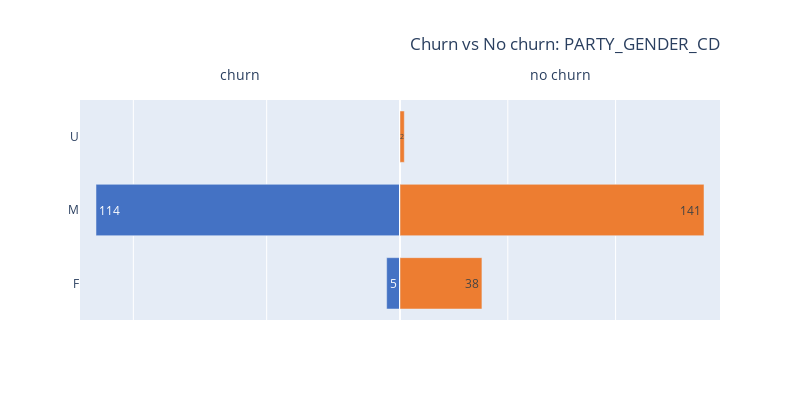
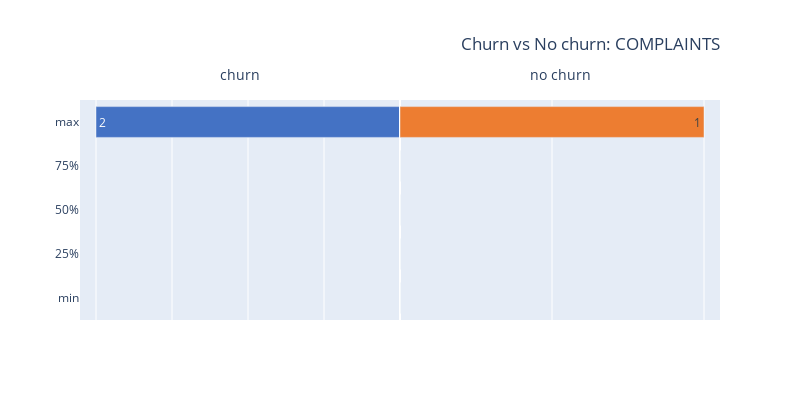
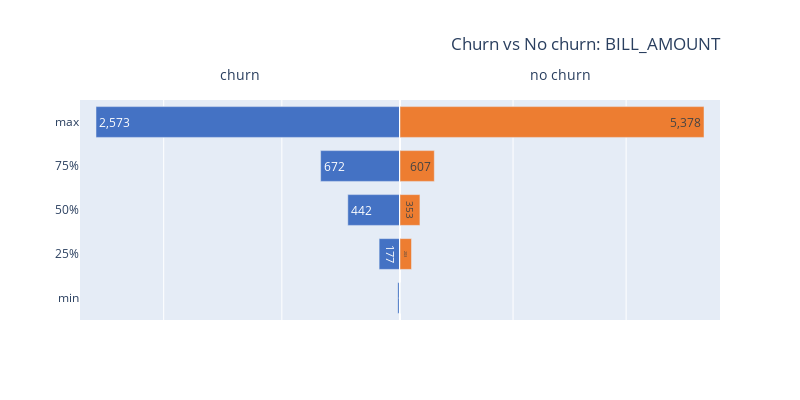
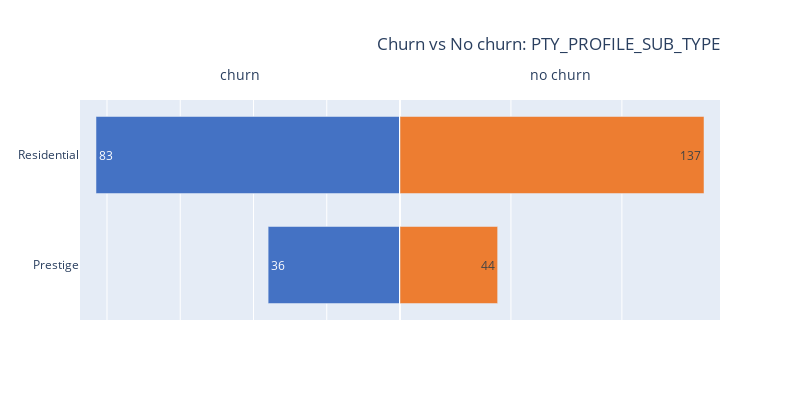

The notebook cell these images were saved under, in order:
### Code cell
make_butterfly_plot(df_party_gender_cd, 'PARTY_GENDER_CD')
make_butterfly_plot(df_complaints, 'COMPLAINTS')
make_butterfly_plot(df_bill_amount, 'BILL_AMOUNT')
make_butterfly_plot(df_pty_profile_sub_type, 'PTY_PROFILE_SUB_TYPE')
make_butterfly_plot(df_years_stayed, 'Years_stayed')

### Figure 1 — Plotly figure (JSON) as saved in the notebook; plotly's stock layout.template omitted (floating-point values rounded to 4 significant figures)
{"data": [{"marker": {"color": "#4472c4"}, "orientation": "h", "showlegend": false, "text": ["5", "114", "0"], "textposition": "inside", "type": "bar", "width": 0.7, "x": [5, 114, 0], "xaxis": "x", "y": ["F", "M", "U"], "yaxis": "y"}, {"marker": {"color": "#ed7d31"}, "orientation": "h", "showlegend": false, "text": ["38", "141", "2"], "textposition": "inside", "type": "bar", "width": 0.7, "x": [38, 141, 2], "xaxis": "x2", "y": ["F", "M", "U"], "yaxis": "y2"}], "layout": {"height": 400, "title": {"text": "Churn vs No churn: PARTY_GENDER_CD ", "x": 0.9}, "width": 800, "xaxis": {"anchor": "y", "autorange": "reversed", "domain": [0, 0.5], "showticklabels": false, "side": "top", "title": {"text": "churn"}}, "xaxis2": {"anchor": "y2", "domain": [0.5, 1], "showticklabels": false, "side": "top", "title": {"text": "no churn"}}, "yaxis": {"anchor": "x", "domain": [0, 1]}, "yaxis2": {"anchor": "x2", "domain": [0, 1], "matches": "y", "showticklabels": false}}}

### Figure 2 — Plotly figure (JSON) as saved in the notebook; plotly's stock layout.template omitted (floating-point values rounded to 4 significant figures)
{"data": [{"marker": {"color": "#4472c4"}, "orientation": "h", "showlegend": false, "text": ["0", "0", "0", "0", "2"], "textposition": "inside", "type": "bar", "width": 0.7, "x": [0, 0, 0, 0, 2], "xaxis": "x", "y": ["min", "25%", "50%", "75%", "max"], "yaxis": "y"}, {"marker": {"color": "#ed7d31"}, "orientation": "h", "showlegend": false, "text": ["0", "0", "0", "0", "1"], "textposition": "inside", "type": "bar", "width": 0.7, "x": [0, 0, 0, 0, 1], "xaxis": "x2", "y": ["min", "25%", "50%", "75%", "max"], "yaxis": "y2"}], "layout": {"height": 400, "title": {"text": "Churn vs No churn: COMPLAINTS ", "x": 0.9}, "width": 800, "xaxis": {"anchor": "y", "autorange": "reversed", "domain": [0, 0.5], "showticklabels": false, "side": "top", "title": {"text": "churn"}}, "xaxis2": {"anchor": "y2", "domain": [0.5, 1], "showticklabels": false, "side": "top", "title": {"text": "no churn"}}, "yaxis": {"anchor": "x", "domain": [0, 1]}, "yaxis2": {"anchor": "x2", "domain": [0, 1], "matches": "y", "showticklabels": false}}}

### Figure 3 — Plotly figure (JSON) as saved in the notebook; plotly's stock layout.template omitted (floating-point values rounded to 4 significant figures)
{"data": [{"marker": {"color": "#4472c4"}, "orientation": "h", "showlegend": false, "text": ["18", "177", "442", "672", "2,573"], "textposition": "inside", "type": "bar", "width": 0.7, "x": [18.39, 176.7, 441.7, 671.8, 2573.0], "xaxis": "x", "y": ["min", "25%", "50%", "75%", "max"], "yaxis": "y"}, {"marker": {"color": "#ed7d31"}, "orientation": "h", "showlegend": false, "text": ["0", "203", "353", "607", "5,378"], "textposition": "inside", "type": "bar", "width": 0.7, "x": [0, 203.2, 352.5, 606.9, 5378.0], "xaxis": "x2", "y": ["min", "25%", "50%", "75%", "max"], "yaxis": "y2"}], "layout": {"height": 400, "title": {"text": "Churn vs No churn: BILL_AMOUNT ", "x": 0.9}, "width": 800, "xaxis": {"anchor": "y", "autorange": "reversed", "domain": [0, 0.5], "showticklabels": false, "side": "top", "title": {"text": "churn"}}, "xaxis2": {"anchor": "y2", "domain": [0.5, 1], "showticklabels": false, "side": "top", "title": {"text": "no churn"}}, "yaxis": {"anchor": "x", "domain": [0, 1]}, "yaxis2": {"anchor": "x2", "domain": [0, 1], "matches": "y", "showticklabels": false}}}

### Figure 4 — Plotly figure (JSON) as saved in the notebook; plotly's stock layout.template omitted (floating-point values rounded to 4 significant figures)
{"data": [{"marker": {"color": "#4472c4"}, "orientation": "h", "showlegend": false, "text": ["36", "83"], "textposition": "inside", "type": "bar", "width": 0.7, "x": [36, 83], "xaxis": "x", "y": ["Prestige", "Residential"], "yaxis": "y"}, {"marker": {"color": "#ed7d31"}, "orientation": "h", "showlegend": false, "text": ["44", "137"], "textposition": "inside", "type": "bar", "width": 0.7, "x": [44, 137], "xaxis": "x2", "y": ["Prestige", "Residential"], "yaxis": "y2"}], "layout": {"height": 400, "title": {"text": "Churn vs No churn: PTY_PROFILE_SUB_TYPE ", "x": 0.9}, "width": 800, "xaxis": {"anchor": "y", "autorange": "reversed", "domain": [0, 0.5], "showticklabels": false, "side": "top", "title": {"text": "churn"}}, "xaxis2": {"anchor": "y2", "domain": [0.5, 1], "showticklabels": false, "side": "top", "title": {"text": "no churn"}}, "yaxis": {"anchor": "x", "domain": [0, 1]}, "yaxis2": {"anchor": "x2", "domain": [0, 1], "matches": "y", "showticklabels": false}}}
